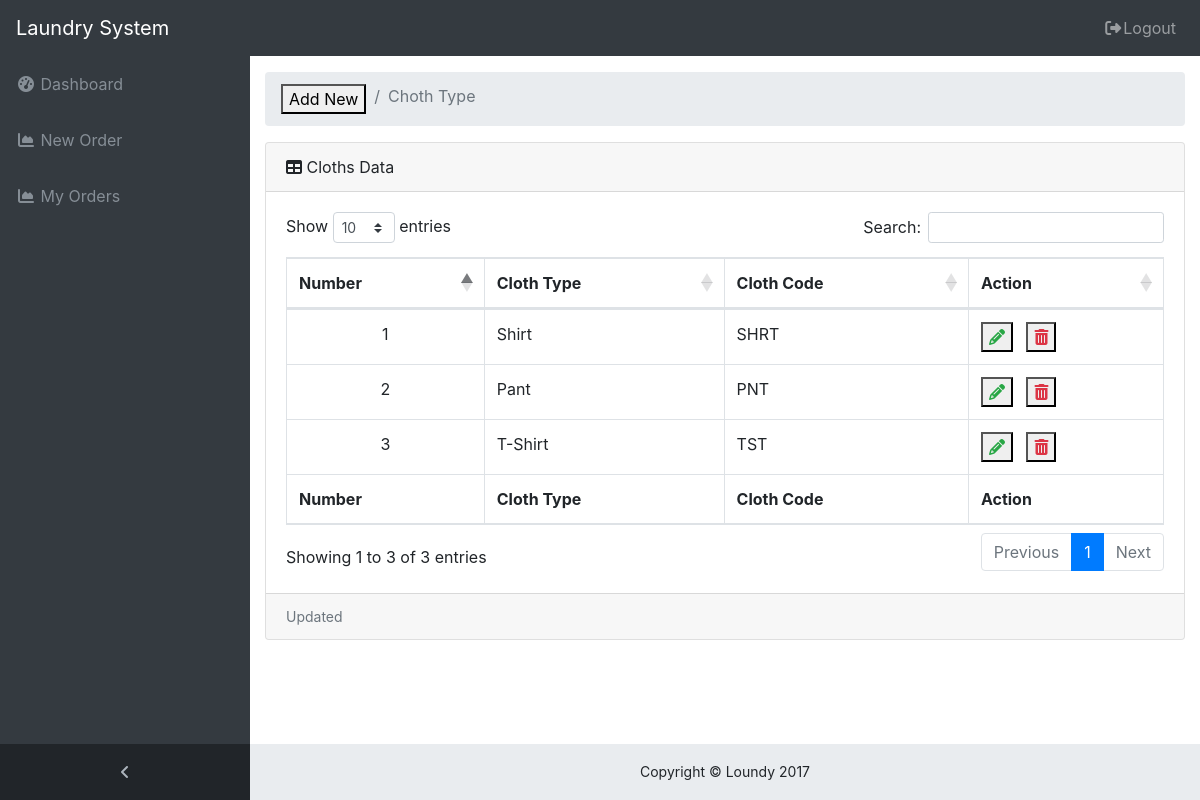
The page /cloths.php (signed in) on the database its author committed.
### tables this page shows
CREATE TABLE `cloths` (
  `id` int(11) NOT NULL,
  `cloth_type` varchar(100) NOT NULL,
  `cloth_code` varchar(50) NOT NULL
);

### inc/db_config.php (called while the page is built, shortened)
<?php
  function DB_Query($sql) {
    $conn = mysqli_connect(DB_SERVER, DB_USER, DB_PASS, DB_TBL);
    $resault = mysqli_query($conn, $sql);
    return $resault;
  }
?>

### cloths.php (the view, shortened to what this page needs)
<?php
  include_once 'inc/db_config.php';
  include_once 'inc/header.php';
  include_once 'inc/nav.php';
?>
  <div class="content-wrapper">
    <div class="container-fluid">
      <ol class="breadcrumb">
        <li class="breadcrumb-item">
          <button data-toggle="modal" data-target="#addNew" >Add New</button>
        </li>
        <li class="breadcrumb-item active">Choth Type</li>
      </ol>
      <div class="card mb-3">
        <div class="card-header">
          <i class="fa fa-table"></i> Cloths Data
        </div>
        <div class="card-body">
          <div class="table-responsive">
            <table class="table table-bordered" id="dataTable" width="100%" cellspacing="0">
              <thead>
                <tr>
                  <th>Number</th>
                  <th>Cloth Type</th>
                  <th>Cloth Code</th>
                  <th>Action</th>
                </tr>
              </thead>
              <tfoot>
                <tr>
                  <th>Number</th>
                  <th>Cloth Type</th>
                  <th>Cloth Code</th>
                  <th>Action</th>
                </tr>
              </tfoot>
              <tbody>
              <?php
                $table = DB_Query("SELECT * FROM cloths");
                $i = 1;
                while ($data_tbl = mysqli_fetch_assoc($table)) {
                  extract($data_tbl);
                  ?>
                <tr>
                  <td class="text-center">
                    <?= $i ?>
                  </td>
                  <td><?= $cloth_type ?></td>
                  <td><?= $cloth_code ?></td>
                  <td>
                  <button type="submit" name="edit" data-toggle="modal" data-target="#edit_cloth_modal<?= $id ?>">
                      <i class="fa fa-pencil text-success"></i>
                    </button>&nbsp;&nbsp;
                    <button type="submit" name="del" data-toggle="modal" data-target="#delete_modal<?= $id ?>">
                      <i class="fa fa-trash text-danger"></i>
                    </button>
                  </td>
                </tr>
              <?php $i++; } ?>
              </tbody>
            </table>
          </div>
        </div>
        <div class="card-footer small text-muted">Updated</div>
      </div>
    </div>
  </div>
<?php
  include_once 'inc/footer.php';
?>

### css/sb-admin.css (style rules this page uses)
html { position: relative; min-height: 100%; }
body { overflow-x: hidden; }
body.sticky-footer { margin-bottom: 56px; }
body.sticky-footer .content-wrapper { min-height: calc(100vh - 56px - 56px); }
body.fixed-nav { padding-top: 56px; }
.content-wrapper { min-height: calc(100vh - 56px); padding-top: 1rem; }
.content-wrapper { overflow-x: hidden; background: white; }
@media (min-width: 992px) { .content-wrapper { margin-left: 250px; } }

### rows shown on the page
cloths: cloth_type "Shirt", cloth_code "SHRT"
cloths: cloth_type "Pant", cloth_code "PNT"
cloths: cloth_type "T-Shirt", cloth_code "TST"
